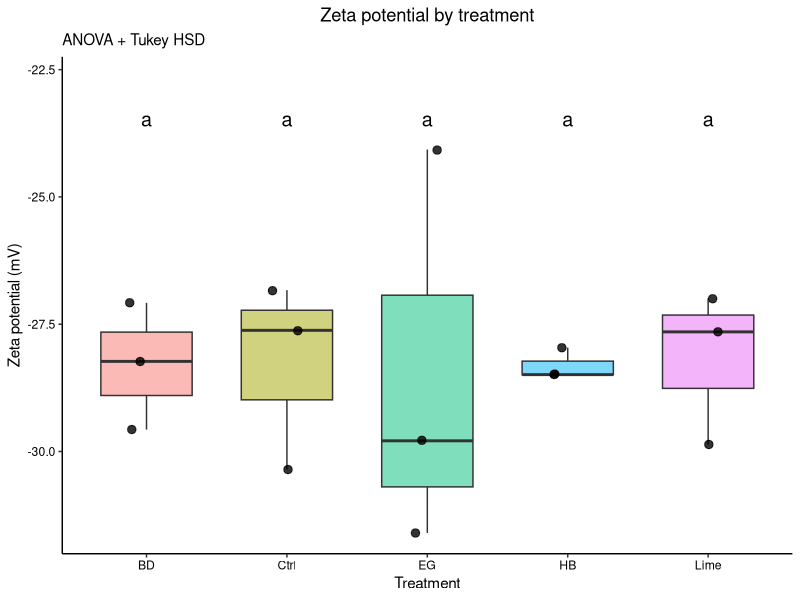

Here is the R script that generated this plot:
# ==============================================================================
# LIBRARIES & SETUP
# ==============================================================================

library(tidyverse)
library(here)
library(emmeans)
library(multcomp)
library(multcompView)
library(broom)
library(ggplot2)

theme_set(theme_bw())


# ==============================================================================
# IMPORT & CLEAN DATA
# ==============================================================================

zeta_potential <- read.csv(
  here("csv_files", "zeta_potential.csv")
)

zeta_potential$Treatment<-as.factor(zeta_potential$Treatment)

library(ggplot2)
library(dplyr)
library(multcompView)

# ============================================================
# 1. Check normality of model residuals
# ============================================================

model <- aov(Zeta ~ Treatment, data = zeta_potential)
shapiro_result <- shapiro.test(residuals(model))

print(shapiro_result)

# ============================================================
# 2. Select statistical test and calculate CLD letters
# ============================================================

if (shapiro_result$p.value >= 0.05) {
  
  # Normal residuals: ANOVA + Tukey HSD
  test_result <- anova(model)
  print(test_result)
  
  tukey_result <- TukeyHSD(model, "Treatment")
  print(tukey_result)
  
  p_values <- tukey_result$Treatment[, "p adj"]
  names(p_values) <- rownames(tukey_result$Treatment)
  
  cld <- multcompLetters(p_values, threshold = 0.05)$Letters
  
  test_used <- "ANOVA + Tukey HSD"
  
} else {
  
  # Non-normal residuals: Kruskal-Wallis + pairwise Wilcoxon
  test_result <- kruskal.test(Zeta ~ Treatment, data = zeta_potential)
  print(test_result)
  
  treatments <- levels(droplevels(zeta_potential$Treatment))
  pairs <- combn(treatments, 2, simplify = FALSE)
  
  p_values <- sapply(pairs, function(pair) {
    x <- zeta_potential$Zeta[
      zeta_potential$Treatment == pair[1]
    ]
    y <- zeta_potential$Zeta[
      zeta_potential$Treatment == pair[2]
    ]
    
    wilcox.test(x, y, exact = FALSE)$p.value
  })
  
  names(p_values) <- sapply(pairs, function(pair) {
    paste(pair[1], pair[2], sep = "-")
  })
  
  # Holm correction for multiple comparisons
  p_values <- p.adjust(p_values, method = "holm")
  print(p_values)
  
  cld <- multcompLetters(p_values, threshold = 0.05)$Letters
  
  test_used <- "Kruskal-Wallis + pairwise Wilcoxon (Holm)"
}

# ============================================================
# 3. Prepare letter positions
# ============================================================

letter_data <- data.frame(
  Treatment = names(cld),
  Letters = cld,
  stringsAsFactors = FALSE
)

letter_data$Treatment <- factor(
  letter_data$Treatment,
  levels = levels(zeta_potential$Treatment)
)

letter_data <- letter_data %>%
  mutate(
    y_position = max(zeta_potential$Zeta, na.rm = TRUE) +
      0.08 * diff(range(zeta_potential$Zeta, na.rm = TRUE))
  )

# ============================================================
# 4. Plot zeta potential with CLD letters
# ============================================================

p_zeta <- ggplot(
  zeta_potential,
  aes(x = Treatment, y = Zeta, fill = Treatment)
) +
  geom_boxplot(
    alpha = 0.5,
    outlier.shape = NA,
    width = 0.65
  ) +
  geom_jitter(
    width = 0.12,
    size = 2.5,
    alpha = 0.8
  ) +
  geom_text(
    data = letter_data,
    aes(x = Treatment, y = y_position, label = Letters),
    inherit.aes = FALSE,
    colour = "black",
    size = 5
  ) +
  labs(
    x = "Treatment",
    y = "Zeta potential (mV)",
    title = "Zeta potential by treatment",
    subtitle = test_used
  ) +
  scale_y_continuous(
    expand = expansion(mult = c(0.05, 0.15))
  ) +
  theme_classic() +
  theme(
    legend.position = "none",
    axis.text = element_text(colour = "black"),
    axis.title = element_text(colour = "black"),
    plot.title = element_text(hjust = 0.5)
  )

print(p_zeta)
